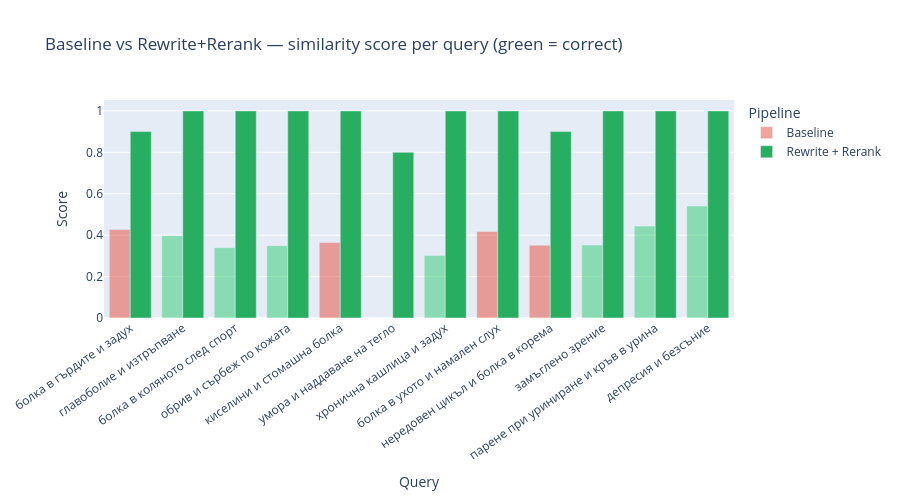

The notebook cell saved with this chart:
### Code cell
fig = go.Figure()

queries_short = df_comparison['query'].tolist()

fig.add_trace(go.Bar(
    name='Baseline',
    x=queries_short,
    y=df_comparison['baseline_score'],
    marker_color=[
        '#2ecc71' if c else '#e74c3c'
        for c in df_comparison['baseline_correct']
    ],
    opacity=0.5,
))

fig.add_trace(go.Bar(
    name='Rewrite + Rerank',
    x=queries_short,
    y=df_comparison['pipeline_score'],
    marker_color=[
        '#27ae60' if c else '#c0392b'
        for c in df_comparison['pipeline_correct']
    ],
))

fig.update_layout(
    barmode='group',
    title='Baseline vs Rewrite+Rerank — similarity score per query (green = correct)',
    xaxis_title='Query',
    yaxis_title='Score',
    xaxis_tickangle=-35,
    legend_title='Pipeline',
    height=500,
)
fig.show()

### Figure 1 — Plotly figure (JSON) as saved in the notebook; plotly's stock layout.template omitted (floating-point values rounded to 4 significant figures)
{"data": [{"marker": {"color": ["#e74c3c", "#2ecc71", "#2ecc71", "#2ecc71", "#e74c3c", "#e74c3c", "#2ecc71", "#e74c3c", "#e74c3c", "#2ecc71", "#2ecc71", "#2ecc71"]}, "name": "Baseline", "opacity": 0.5, "type": "bar", "x": ["болка в гърдите и задух", "главоболие и изтръпване", "болка в коляното след спорт", "обрив и сърбеж по кожата", "киселини и стомашна болка", "умора и наддаване на тегло", "хронична кашлица и задух", "болка в ухото и намален слух", "нередовен цикъл и болка в корема", "замъглено зрение", "парене при уриниране и кръв в урина", "депресия и безсъние"], "y": [0.4273, 0.3977, 0.3396, 0.3493, 0.3643, 0.0, 0.302, 0.4181, 0.3514, 0.3523, 0.4437, 0.5407]}, {"marker": {"color": ["#27ae60", "#27ae60", "#27ae60", "#27ae60", "#27ae60", "#27ae60", "#27ae60", "#27ae60", "#27ae60", "#27ae60", "#27ae60", "#27ae60"]}, "name": "Rewrite + Rerank", "type": "bar", "x": ["болка в гърдите и задух", "главоболие и изтръпване", "болка в коляното след спорт", "обрив и сърбеж по кожата", "киселини и стомашна болка", "умора и наддаване на тегло", "хронична кашлица и задух", "болка в ухото и намален слух", "нередовен цикъл и болка в корема", "замъглено зрение", "парене при уриниране и кръв в урина", "депресия и безсъние"], "y": [0.9, 1.0, 1.0, 1.0, 1.0, 0.8, 1.0, 1.0, 0.9, 1.0, 1.0, 1.0]}], "layout": {"barmode": "group", "height": 500, "legend": {"title": {"text": "Pipeline"}}, "title": {"text": "Baseline vs Rewrite+Rerank — similarity score per query (green = correct)"}, "xaxis": {"tickangle": -35, "title": {"text": "Query"}}, "yaxis": {"title": {"text": "Score"}}}}
